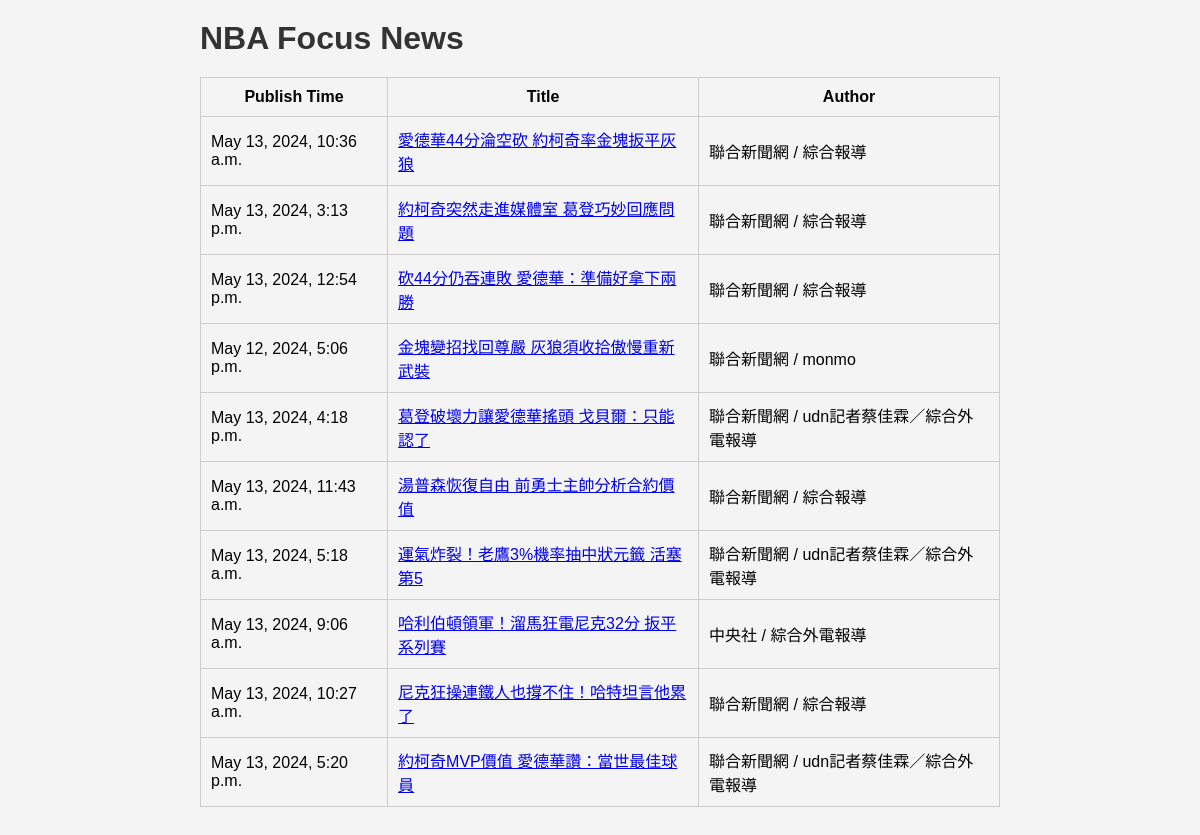
Page /nba/ on the earlier database version.
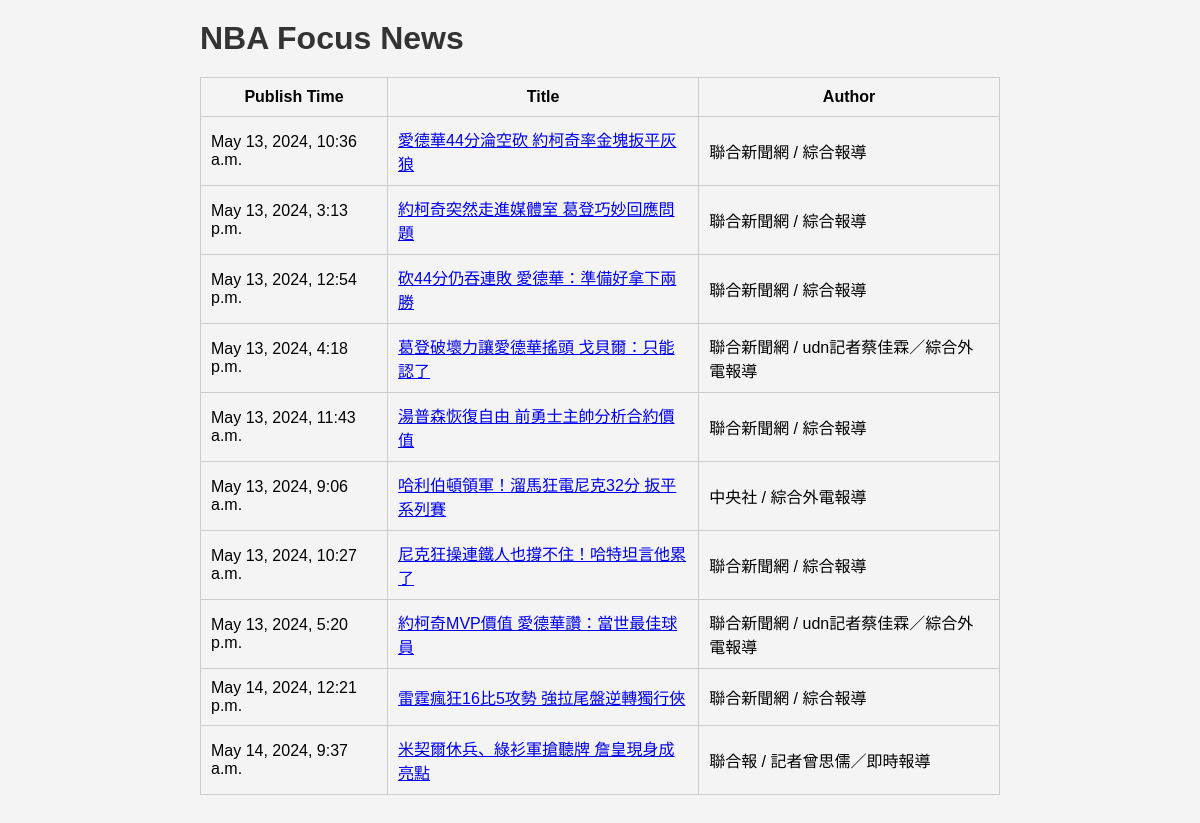
Same page on the later database version.
### warehouse/models.py (models this page shows, shortened)
class UdnFocus(models.Model):
    title = models.CharField(max_length= 127)
    author = models.CharField(max_length=64, default='Unknown')
    publish_time = models.DateTimeField(default=datetime.datetime.now)
    content = models.TextField()

### warehouse/views.py (the view)
# urls.py: path('', api.news_list, name='news-list'),
def list(request):
    news = UdnFocus.objects.all().values()
    template = loader.get_template("list.html")
    context = {
        'news': news
    }
    return HttpResponse(template.render(context, request))

### warehouse/templates/list.html (shortened to what this page needs)
{% load static %}
<!DOCTYPE html>
<html lang="en">
  <head>
    <link rel="stylesheet" href="{% static 'css/styles.css' %}" />
  </head>
  <body>
    <div class="container">
      <h1>NBA Focus News</h1>
      <table>
        <tr>
          <th>Publish Time</th>
          <th>Title</th>
          <th>Author</th>
        </tr>
        {% for x in news %}
        <tr>
          <td>{{ x.publish_time }}</td>
          <td><a href="content/{{ x.id }}">{{ x.title }}</a></td>
          <td>{{ x.author }}</td>
        </tr>
        {% endfor %}
      </table>
    </div>
  </body>
</html>

### warehouse/templates/static/css/styles.css (style rules this page uses)
body, h1, p, table { margin: 0; padding: 0; }
body { font-family: Arial, sans-serif; background-color: #f4f4f4; }
.container { max-width: 800px; margin: 0 auto; padding: 20px; }
h1 { margin-bottom: 20px; color: #333; }
table { width: 100%; border-collapse: collapse; margin-bottom: 20px; }
table, th, td { border: 1px solid #ccc; }
th, td { padding: 10px; }

Differences in the rows shown:
removed UdnFocus: publish_time "May 12, 2024, 5:06 p.m.", title "金塊變招找回尊嚴 灰狼須收拾傲慢重新武裝", author "聯合新聞網 / monmo"
removed UdnFocus: publish_time "May 13, 2024, 5:18 a.m.", title "運氣炸裂！老鷹3%機率抽中狀元籤 活塞第5", author "聯合新聞網 / udn記者蔡佳霖／綜合外電報導"
added UdnFocus: publish_time "May 14, 2024, 12:21 p.m.", title "雷霆瘋狂16比5攻勢 強拉尾盤逆轉獨行俠", author "聯合新聞網 / 綜合報導"
added UdnFocus: publish_time "May 14, 2024, 9:37 a.m.", title "米契爾休兵、綠衫軍搶聽牌 詹皇現身成亮點", author "聯合報 / 記者曾思儒／即時報導"
